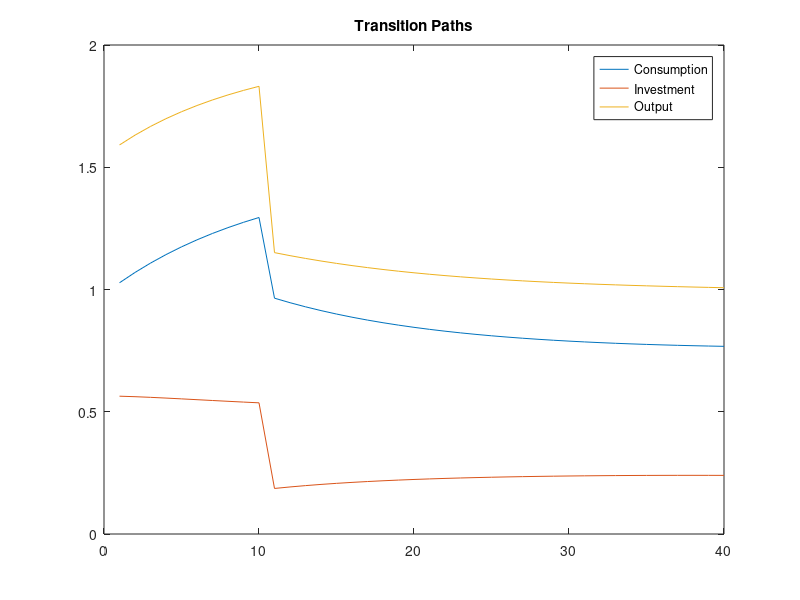

Source code (MATLAB):
%% HW3 quant macro 

clear;clc;      
h=0.31;
theta=0.67;
delta=0.0625;      %define variables with the analytically obtained 
beta=0.98;         %steady state values 
z0=1.6298;
z1=z0*2;
y0=1;
k0=4;
kss=8;
css=1.5;
c0=0.75; 
%%
%first period
k=k0;

%guess c1
count2=1;
c=1;
while css-c>0.02  %first while loop updates the guess for ct to get closer to the 
k=k0;             %correct solution. As the second loop stops when k is close
seqk=[];          %enough to the new steady state k, the outer loop of updated
seqc=[];          %guess will stop when c is close enough at css at the same time
seqi=[];
seqy=[];
    
    
c=1+0.0005*count2;  %increase guess in each iteration 
    

count=1;

while kss-k>0.1   %inner loop, calculates the transition until k is close enough
                  %to the new steady state value
y=k^(1-theta)*((z1*h)^theta);
k1=y-c+(1-delta)*k;

%Euler Equation
c1=beta*c*((1-delta)+(1-theta)*(k1^(-theta))*(z1*h)^theta);
seqk(count)=k;
seqc(count)=c;
seqi(count)=y-c;   %saving the sequence of all important variables
seqy(count)=y;
k=k1;
c=c1;
count=count+1;
end
count2=count2+1;

end
%%
seqk(count)=k;
seqc(count)=c;
y=k^(1-theta)*((z1*h)^theta);
seqi(count)=y-c;
seqy(count)=y;
count2=count2+1;
size(seqk)
%%
plot(seqk)
title('Transition Path of Capital')
%%
plot(seqc)
hold on 
plot(seqi)
hold on 
plot(seqy)
legend('Consumption',...
       'Investment',...
       'Output',  'location','best')              
title('Transitoin Paths')

hold off


%% d %%%%%%%%%%

clear; 
h=0.31;
theta=0.67;
delta=0.0625;
beta=0.98;
z0=1.6298;
z1=z0*2;
y0=1;
k0=4;
kss=4;      %old staedy state will be reached again 
css=0.75;
c0=0.75; 
%%
%first period
k=k0;

%guess c1 the same as in c 

c=1.0275; 

seqk=[];
seqc=[];
seqi=[];
seqy=[];
count=1;

%%
for i=1:10;                          %calculate the transition for the first
    y=k^(1-theta)*((z1*h)^theta);    %ten periods, same transition as in c
    k1=y-c+(1-delta)*k;
    %Euler Equation

    c1=beta*c*((1-delta)+(1-theta)*(k1^(-theta))*(z1*h)^theta);
    seqk(i)=k;
    seqc(i)=c;
    seqi(i)=y-c;
    seqy(i)=y;
    k=k1;
    c=c1;
    count=count+1;

end

%%
count2=1;
c=1;
                     
%%                
                  %now the same as in c only for the fall after the shocj
                  %in 10. IMPORTANT: Stopping criterions reversed
while c-css>0.02  %first while loop updates the guess for ct to get closer to the 
k=seqk(10);             %correct solution. As the second loop stops when k is close
seqk(11:end)=[];          %enough to the new steady state k, the outer loop of updated
seqc(11:end)=[];          %guess will stop when c is close enough at css at the same time
seqi(11:end)=[];
seqy(11:end)=[];
    
    
c=1-0.0005*count2;  %increase guess in each iteration 
    

count=1;
while k-kss>0.1
    
y=k^(1-theta)*((z0*h)^theta);
k1=y-c+(1-delta)*k;
%Euler Equation

c1=beta*c*((1-delta)+(1-theta)*(k1^(-theta))*(z0*h)^theta);
seqk(10+count)=k;
seqc(10+count)=c; 
seqi(10+count)=y-c;
seqy(10+count)=y;
k=k1;
c=c1;
count=count+1;
end
count2=count2+1;
end

%%
seqk(10+count)=k;
seqc(10+count)=c;
y=k^(1-theta)*((z0*h)^theta);
seqi(10+count)=y-c;
seqy(10+count)=y;

%%
plot(seqk)
title('Transition Path of Capital')
%%
plot(seqc)
hold on 
plot(seqi)
hold on 
plot(seqy)
legend('Consumption',...
       'Investment',...
       'Output',  'location','best')              
title('Transition Paths')
hold off





